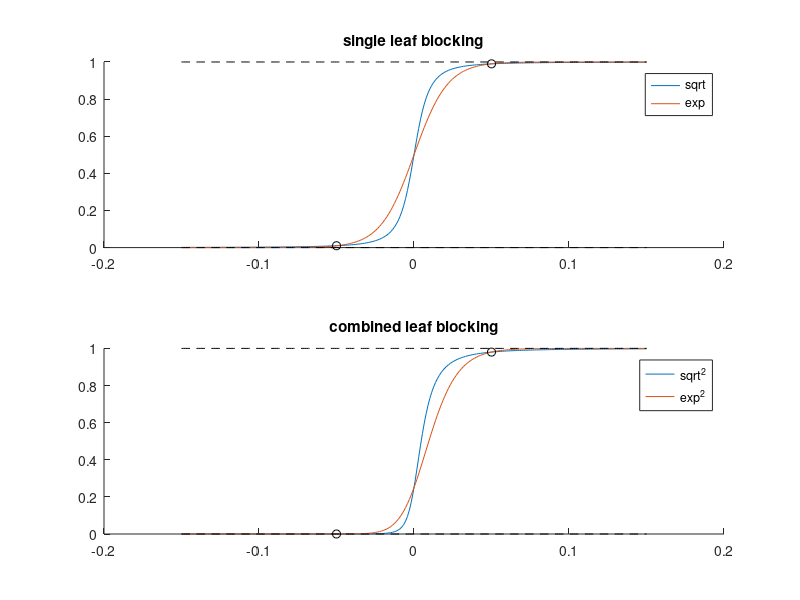

Source code (MATLAB):
function TEST_smoothingMethods()
% TEST -- smoothing methods
%
% Compare square and exponential smoothing, and set smoothing parameters
% based on the width of the smoothing.
%
%

frac = 0.98;
width = 0.1;

t = 1.5*width*linspace(-1,1,250);

alpha = setSqrtSmoothingParam(frac, width);
xSqrt = sqrtSigmoid(t, alpha);

gamma = setExpSmoothingParam(frac, width);
xExp = expSigmoid(t, gamma);


d = width/2;
f = 0.5*(1+frac);

figure(3453); clf;
subplot(2,1,1); hold on;
plot(t, xSqrt);
plot(t, xExp);
plot(t, zeros(size(t)),'k--')
plot(t, ones(size(t)),'k--')
plot(d,f,'ko')
plot(-d,1-f,'ko')
legend('sqrt','exp')
title('single leaf blocking')

subplot(2,1,2); hold on;
plot(t, xSqrt.^2);
plot(t, xExp.^2);
plot(t, zeros(size(t)),'k--')
plot(t, ones(size(t)),'k--')
plot(d,f.^2,'ko')
plot(-d,(1-f).^2,'ko')
legend('sqrt^2','exp^2')
title('combined leaf blocking')

end

%~~~~~~~~~~~~~~~~~~~~~~~~~~~~~~~~~~~~~~~~~~~~~~~~~~~~~~~~~~~~~~~~~~~~~~~~~%

function x = sqrtSigmoid(t, alpha)
% x = sqrtSigmoid(t, alpha)
%
% INPUTS:
%   t = input
%   alpha = smoothing parameter
%
% OUTPUTS:
%   x = 0.5 + 0.5*t./sqrt(t.*t + alpha*alpha)
%       (smoothly varying from 0 to 1)
%

x = 0.5 + 0.5*t./sqrt(t.*t + alpha*alpha);

end

%~~~~~~~~~~~~~~~~~~~~~~~~~~~~~~~~~~~~~~~~~~~~~~~~~~~~~~~~~~~~~~~~~~~~~~~~~%

function alpha = setSqrtSmoothingParam(frac, width)

% frac:  Fraction of the full change that is to occur over width.
% width: width of the input variable over which the frac change occurs.
%
% eg.   frac = 0.9, width = 0.05
% --> a change from 0.05 to 0.95 occurs between -0.025 and 0.025
%

d = width/2;
f = 0.5*(1+frac);

alpha = d*sqrt( 1/(2*f-1)^2 - 1);

end

%~~~~~~~~~~~~~~~~~~~~~~~~~~~~~~~~~~~~~~~~~~~~~~~~~~~~~~~~~~~~~~~~~~~~~~~~~%

function x = expSigmoid(t, gamma)
x = 1./(1 + exp(-t*gamma));
end

%~~~~~~~~~~~~~~~~~~~~~~~~~~~~~~~~~~~~~~~~~~~~~~~~~~~~~~~~~~~~~~~~~~~~~~~~~%

function gamma = setExpSmoothingParam(frac, width)

% frac:  Fraction of the full change that is to occur over width.
% width: width of the input variable over which the frac change occurs.
%
% eg.   frac = 0.9, width = 0.05
% --> a change from 0.05 to 0.95 occurs between -0.025 and 0.025
%

d = width/2;
f = 0.5*(1+frac);

gamma = -log(1-f)/d;

end
